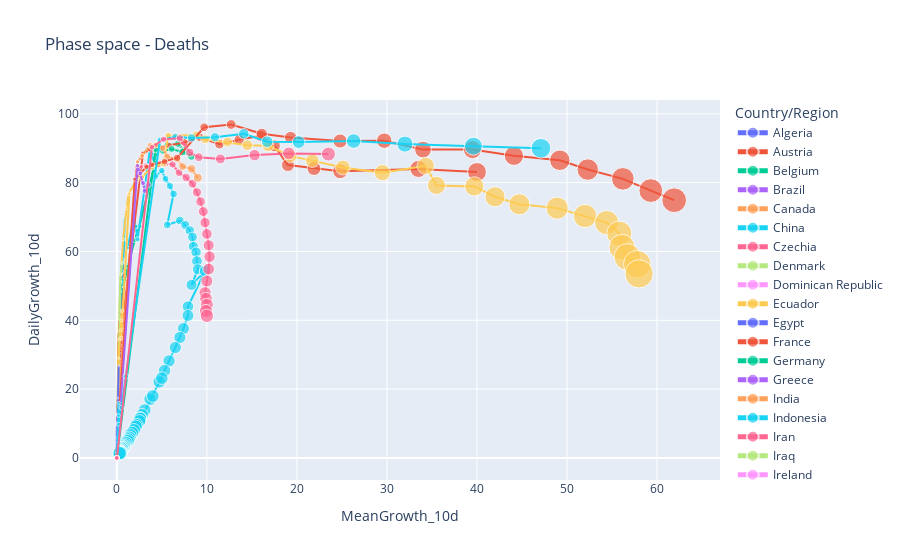

The notebook cell this image was saved under:
### Code cell
time_window=10
daily_deaths = create_phase_space(daily_deaths_global, ncases=50, time_window=time_window)

fig = px.scatter(daily_deaths, 
              x='MeanGrowth_'+str(time_window)+'d', 
              y='DailyGrowth_'+str(time_window)+'d', 
              color="Country/Region", 
              size='Confirmed',
              title='Phase space - Deaths')

# fig = px.scatter(x=daily_cases_China['MeanGrowth_7d'], 
#                  y=daily_cases_China['DailyGrowth_7d'], 
#                  color=daily_cases_China['Days'],
#                  color_continuous_scale = 'BrBg')

fig.update_traces(mode='lines+markers')

fig.show()

### Figure 1 — Plotly figure (JSON) as saved in the notebook; plotly's stock layout.template omitted (floating-point values rounded to 4 significant figures)
{"data": [{"hoverlabel": {"namelength": 0}, "hovertemplate": "Country/Region=Algeria<br>MeanGrowth_10d=%{x}<br>DailyGrowth_10d=%{y}<br>Confirmed=%{marker.size}", "legendgroup": "Algeria", "marker": {"color": "#636efa", "size": [58, 86, 105], "sizemode": "area", "sizeref": 36.7, "symbol": "circle"}, "mode": "lines+markers", "name": "Algeria", "showlegend": true, "type": "scatter", "x": [0, 0, 0], "xaxis": "x", "y": [0, 0, 0], "yaxis": "y"}, {"hoverlabel": {"namelength": 0}, "hovertemplate": "Country/Region=Austria<br>MeanGrowth_10d=%{x}<br>DailyGrowth_10d=%{y}<br>Confirmed=%{marker.size}", "legendgroup": "Austria", "marker": {"color": "#EF553B", "size": [58, 68, 86, 108, 128, 146, 158, 168], "sizemode": "area", "sizeref": 36.7, "symbol": "circle"}, "mode": "lines+markers", "name": "Austria", "showlegend": true, "type": "scatter", "x": [0, 0, 0, 0, 0, 0, 0, 0.8], "xaxis": "x", "y": [0, 0, 0, 0, 0, 0, 0, 65.5], "yaxis": "y"}, {"hoverlabel": {"namelength": 0}, "hovertemplate": "Country/Region=Belgium<br>MeanGrowth_10d=%{x}<br>DailyGrowth_10d=%{y}<br>Confirmed=%{marker.size}", "legendgroup": "Belgium", "marker": {"color": "#00cc96", "size": [67, 75, 88, 122, 178, 220, 289, 353, 431, 513, 705, 828, 1011, 1143], "sizemode": "area", "sizeref": 36.7, "symbol": "circle"}, "mode": "lines+markers", "name": "Belgium", "showlegend": true, "type": "scatter", "x": [0, 0, 0.2, 0.4, 0.7, 0.8, 1.2, 1.5, 2, 2.5, 4.7, 5.6, 6.8, 7.5], "xaxis": "x", "y": [0, 0, 34.1, 44.3, 51.7, 50.9, 55.7, 58.6, 63.3, 67.3, 90.5, 90.9, 91.3, 89.3], "yaxis": "y"}, {"hoverlabel": {"namelength": 0}, "hovertemplate": "Country/Region=Brazil<br>MeanGrowth_10d=%{x}<br>DailyGrowth_10d=%{y}<br>Confirmed=%{marker.size}", "legendgroup": "Brazil", "marker": {"color": "#ab63fa", "size": [59, 77, 92, 111, 136, 159, 201, 240, 324, 359], "sizemode": "area", "sizeref": 36.7, "symbol": "circle"}, "mode": "lines+markers", "name": "Brazil", "showlegend": true, "type": "scatter", "x": [0, 0, 0, 0, 0, 0, 0, 0, 0, 0], "xaxis": "x", "y": [0, 0, 0, 0, 0, 0, 0, 0, 0, 0], "yaxis": "y"}, {"hoverlabel": {"namelength": 0}, "hovertemplate": "Country/Region=Canada<br>MeanGrowth_10d=%{x}<br>DailyGrowth_10d=%{y}<br>Confirmed=%{marker.size}", "legendgroup": "Canada", "marker": {"color": "#FFA15A", "size": [54, 61, 64, 80, 101, 109, 139, 179], "sizemode": "area", "sizeref": 36.7, "symbol": "circle"}, "mode": "lines+markers", "name": "Canada", "showlegend": true, "type": "scatter", "x": [0, 0, 0, 0, 0, 0, 0, 0], "xaxis": "x", "y": [0, 0, 0, 0, 0, 0, 0, 0], "yaxis": "y"}, {"hoverlabel": {"namelength": 0}, "hovertemplate": "Country/Region=China<br>MeanGrowth_10d=%{x}<br>DailyGrowth_10d=%{y}<br>Confirmed=%{marker.size}", "legendgroup": "China", "marker": {"color": "#19d3f3", "size": [56, 82, 131, 133, 171, 213, 259, 361, 425, 491, 563, 633, 718, 805, 905, 1012, 1112, 1117, 1369, 1521, 1663, 1766, 1864, 2003, 2116, 2238, 2238, 2443, 2445, 2595, 2665, 2717, 2746, 2790, 2837, 2872, 2914, 2947, 2983, 3015, 3044, 3072, 3100, 3123, 3139, 3161, 3172, 3180, 3193, 3203, 3217, 3230, 3241, 3249, 3253, 3259, 3274, 3274, 3281, 3285, 3291, 3296, 3299, 3304, 3308, 3309, 3316, 3322, 3326], "sizemode": "area", "sizeref": 36.7, "symbol": "circle"}, "mode": "lines+markers", "name": "China", "showlegend": true, "type": "scatter", "x": [0, 0, 0.6, 0.5, 0.8, 1, 1.2, 1.9, 2.1, 2.3, 3.7, 4.1, 4.3, 5, 5.4, 5.9, 6.3, 5.6, 7, 7.6, 8.1, 8.4, 8.5, 8.8, 8.9, 9, 8.3, 9.8, 7.9, 7.9, 7.4, 7, 6.5, 5.8, 5.3, 4.7, 5, 3.7, 4, 3.1, 2.8, 2.6, 2.6, 2.5, 2.2, 2.1, 1.9, 1.7, 1.5, 1.4, 1.3, 1.2, 1, 0.9, 0.8, 0.7, 0.8, 0.7, 0.6, 0.6, 0.5, 0.5, 0.4, 0.4, 0.4, 0.4, 0.3, 0.4, 0.3], "xaxis": "x", "y": [0, 0, 58.8, 54.1, 62.6, 62.4, 61, 69.8, 67.3, 63.5, 90.1, 87, 81.8, 83.5, 81.1, 79, 76.7, 67.7, 69, 67.7, 66.1, 64.2, 61.5, 59.8, 57.2, 54.8, 50.3, 54.3, 44, 41.4, 37.6, 35, 32.1, 28.2, 25.4, 22.1, 23.2, 17.1, 18, 13.9, 12.5, 11.6, 11.4, 10.7, 9.6, 9.1, 8.1, 7.3, 6.6, 5.9, 5.4, 4.9, 4.4, 3.9, 3.5, 3, 3.1, 2.9, 2.7, 2.5, 2.2, 2, 1.8, 1.7, 1.7, 1.5, 1.3, 1.4, 1.4], "yaxis": "y"}, {"hoverlabel": {"namelength": 0}, "hovertemplate": "Country/Region=Czechia<br>MeanGrowth_10d=%{x}<br>DailyGrowth_10d=%{y}<br>Confirmed=%{marker.size}", "legendgroup": "Czechia", "marker": {"color": "#FF6692", "size": [53], "sizemode": "area", "sizeref": 36.7, "symbol": "circle"}, "mode": "lines+markers", "name": "Czechia", "showlegend": true, "type": "scatter", "x": [0], "xaxis": "x", "y": [0], "yaxis": "y"}, {"hoverlabel": {"namelength": 0}, "hovertemplate": "Country/Region=Denmark<br>MeanGrowth_10d=%{x}<br>DailyGrowth_10d=%{y}<br>Confirmed=%{marker.size}", "legendgroup": "Denmark", "marker": {"color": "#B6E880", "size": [52, 65, 72, 77, 90, 104, 123, 139], "sizemode": "area", "sizeref": 36.7, "symbol": "circle"}, "mode": "lines+markers", "name": "Denmark", "showlegend": true, "type": "scatter", "x": [0, 0, 0, 0, 0, 0, 0, 0], "xaxis": "x", "y": [0, 0, 0, 0, 0, 0, 0, 0], "yaxis": "y"}, {"hoverlabel": {"namelength": 0}, "hovertemplate": "Country/Region=Dominican Republic<br>MeanGrowth_10d=%{x}<br>DailyGrowth_10d=%{y}<br>Confirmed=%{marker.size}", "legendgroup": "Dominican Republic", "marker": {"color": "#FF97FF", "size": [51, 57, 60, 68], "sizemode": "area", "sizeref": 36.7, "symbol": "circle"}, "mode": "lines+markers", "name": "Dominican Republic", "showlegend": true, "type": "scatter", "x": [0, 0, 0.1, 0], "xaxis": "x", "y": [0, 7, 13.3, 4.4], "yaxis": "y"}, {"hoverlabel": {"namelength": 0}, "hovertemplate": "Country/Region=Ecuador<br>MeanGrowth_10d=%{x}<br>DailyGrowth_10d=%{y}<br>Confirmed=%{marker.size}", "legendgroup": "Ecuador", "marker": {"color": "#FECB52", "size": [58, 60, 75, 93, 120, 145], "sizemode": "area", "sizeref": 36.7, "symbol": "circle"}, "mode": "lines+markers", "name": "Ecuador", "showlegend": true, "type": "scatter", "x": [0, 0, 0, 0, 0, 0], "xaxis": "x", "y": [0, 0, 0, 0, 0, 4.1], "yaxis": "y"}, {"hoverlabel": {"namelength": 0}, "hovertemplate": "Country/Region=Egypt<br>MeanGrowth_10d=%{x}<br>DailyGrowth_10d=%{y}<br>Confirmed=%{marker.size}", "legendgroup": "Egypt", "marker": {"color": "#636efa", "size": [52, 58, 66], "sizemode": "area", "sizeref": 36.7, "symbol": "circle"}, "mode": "lines+markers", "name": "Egypt", "showlegend": true, "type": "scatter", "x": [0, 0, 0], "xaxis": "x", "y": [1.9, 1.7, 9.1], "yaxis": "y"}, {"hoverlabel": {"namelength": 0}, "hovertemplate": "Country/Region=France<br>MeanGrowth_10d=%{x}<br>DailyGrowth_10d=%{y}<br>Confirmed=%{marker.size}", "legendgroup": "France", "marker": {"color": "#EF553B", "size": [79, 91, 91, 149, 149, 149, 244, 451, 563, 676, 862, 1102, 1333, 1698, 1997, 2317, 2611, 3030, 3532, 4043, 5398, 6520], "sizemode": "area", "sizeref": 36.7, "symbol": "circle"}, "mode": "lines+markers", "name": "France", "showlegend": true, "type": "scatter", "x": [0.1, 0.2, 0.2, 0.5, 0.4, 0.2, 0.7, 2.9, 3.7, 4.5, 5.8, 7.5, 9.2, 11.4, 13.6, 16, 17.5, 19, 21.9, 24.8, 33.5, 40], "xaxis": "x", "y": [13.9, 36.3, 34.1, 49.7, 37.6, 19.5, 40.6, 88.5, 89.7, 90.2, 90.8, 91.7, 93.2, 91.2, 92.5, 93.6, 90.7, 85.1, 84.1, 83.3, 84, 83.1], "yaxis": "y"}, {"hoverlabel": {"namelength": 0}, "hovertemplate": "Country/Region=Germany<br>MeanGrowth_10d=%{x}<br>DailyGrowth_10d=%{y}<br>Confirmed=%{marker.size}", "legendgroup": "Germany", "marker": {"color": "#00cc96", "size": [67, 84, 94, 123, 157, 206, 267, 342, 433, 533, 645, 775, 920, 1107, 1275], "sizemode": "area", "sizeref": 36.7, "symbol": "circle"}, "mode": "lines+markers", "name": "Germany", "showlegend": true, "type": "scatter", "x": [0, 0, 0, 0, 0, 0, 0, 0, 0, 0, 4.3, 5.1, 6.1, 7.3, 8.3], "xaxis": "x", "y": [0, 0, 0, 0, 0, 0, 0, 0, 0, 0, 89.6, 89.2, 89.8, 88.9, 87.7], "yaxis": "y"}, {"hoverlabel": {"namelength": 0}, "hovertemplate": "Country/Region=Greece<br>MeanGrowth_10d=%{x}<br>DailyGrowth_10d=%{y}<br>Confirmed=%{marker.size}", "legendgroup": "Greece", "marker": {"color": "#ab63fa", "size": [50, 53, 63], "sizemode": "area", "sizeref": 36.7, "symbol": "circle"}, "mode": "lines+markers", "name": "Greece", "showlegend": true, "type": "scatter", "x": [0, 0, 0], "xaxis": "x", "y": [0, 0, 0], "yaxis": "y"}, {"hoverlabel": {"namelength": 0}, "hovertemplate": "Country/Region=India<br>MeanGrowth_10d=%{x}<br>DailyGrowth_10d=%{y}<br>Confirmed=%{marker.size}", "legendgroup": "India", "marker": {"color": "#FFA15A", "size": [58, 72, 72], "sizemode": "area", "sizeref": 36.7, "symbol": "circle"}, "mode": "lines+markers", "name": "India", "showlegend": true, "type": "scatter", "x": [0, 0, 0], "xaxis": "x", "y": [0, 0, 0], "yaxis": "y"}, {"hoverlabel": {"namelength": 0}, "hovertemplate": "Country/Region=Indonesia<br>MeanGrowth_10d=%{x}<br>DailyGrowth_10d=%{y}<br>Confirmed=%{marker.size}", "legendgroup": "Indonesia", "marker": {"color": "#19d3f3", "size": [55, 58, 78, 87, 102, 114, 122, 136, 157, 170, 181], "sizemode": "area", "sizeref": 36.7, "symbol": "circle"}, "mode": "lines+markers", "name": "Indonesia", "showlegend": true, "type": "scatter", "x": [0, 0, 0, 0, 0.4, 0.5, 0.4, 0.6, 0.6, 0.7, 0.9], "xaxis": "x", "y": [0, 0, 0, 0, 51, 53.5, 48.4, 57.4, 54.1, 57.6, 69.6], "yaxis": "y"}, {"hoverlabel": {"namelength": 0}, "hovertemplate": "Country/Region=Iran<br>MeanGrowth_10d=%{x}<br>DailyGrowth_10d=%{y}<br>Confirmed=%{marker.size}", "legendgroup": "Iran", "marker": {"color": "#FF6692", "size": [54, 66, 77, 92, 107, 124, 145, 194, 237, 291, 354, 429, 514, 611, 724, 853, 988, 1135, 1284, 1433, 1556, 1685, 1812, 1934, 2077, 2234, 2378, 2517, 2640, 2757, 2898, 3036, 3160, 3294], "sizemode": "area", "sizeref": 36.7, "symbol": "circle"}, "mode": "lines+markers", "name": "Iran", "showlegend": true, "type": "scatter", "x": [0, 0, 0, 0, 0, 0, 0.1, 0.3, 0.5, 0.8, 2.2, 2.7, 3.2, 3.8, 4.6, 5.4, 6.2, 6.9, 7.7, 8.4, 8.9, 9.3, 9.6, 9.8, 10, 10.2, 10.3, 10.2, 10, 9.8, 9.9, 10, 9.9, 10], "xaxis": "x", "y": [0, 0, 0, 0, 0, 1.6, 6.2, 19.1, 28.3, 37.8, 84.7, 84.6, 85, 84.9, 85.2, 85.5, 85.3, 82.9, 81.5, 79.7, 77.2, 74.5, 71.6, 68.4, 65.1, 61.8, 58.5, 54.9, 51.4, 48, 46.3, 44.5, 42.7, 41.3], "yaxis": "y"}, {"hoverlabel": {"namelength": 0}, "hovertemplate": "Country/Region=Iraq<br>MeanGrowth_10d=%{x}<br>DailyGrowth_10d=%{y}<br>Confirmed=%{marker.size}", "legendgroup": "Iraq", "marker": {"color": "#B6E880", "size": [50, 52, 54, 54], "sizemode": "area", "sizeref": 36.7, "symbol": "circle"}, "mode": "lines+markers", "name": "Iraq", "showlegend": true, "type": "scatter", "x": [0, 0, 0, 0], "xaxis": "x", "y": [0, 0, 0, 0], "yaxis": "y"}, {"hoverlabel": {"namelength": 0}, "hovertemplate": "Country/Region=Ireland<br>MeanGrowth_10d=%{x}<br>DailyGrowth_10d=%{y}<br>Confirmed=%{marker.size}", "legendgroup": "Ireland", "marker": {"color": "#FF97FF", "size": [54, 71, 85, 98, 120], "sizemode": "area", "sizeref": 36.7, "symbol": "circle"}, "mode": "lines+markers", "name": "Ireland", "showlegend": true, "type": "scatter", "x": [0, 0, 0, 0, 0], "xaxis": "x", "y": [0, 0, 0, 0, 0], "yaxis": "y"}, {"hoverlabel": {"namelength": 0}, "hovertemplate": "Country/Region=Italy<br>MeanGrowth_10d=%{x}<br>DailyGrowth_10d=%{y}<br>Confirmed=%{marker.size}", "legendgroup": "Italy", "marker": {"color": "#FECB52", "size": [52, 79, 107, 148, 197, 233, 366, 463, 631, 827, 827, 1266, 1441, 1809, 2158, 2503, 2978, 3405, 4032, 4825, 5476, 6077, 6820, 7503, 8215, 9134, 10023, 10779, 11591, 12428, 13155, 13915, 14681], "sizemode": "area", "sizeref": 36.7, "symbol": "circle"}, "mode": "lines+markers", "name": "Italy", "showlegend": true, "type": "scatter", "x": [0, 0.2, 0.4, 0.7, 1.1, 1.3, 2.2, 2.8, 3.9, 5.2, 5.7, 8.8, 9.8, 12.3, 14.5, 16.8, 19.3, 21.7, 25.1, 29.5, 34.3, 35.5, 39.7, 42, 44.7, 48.9, 52, 54.4, 55.8, 56.1, 56.7, 57.8, 58], "xaxis": "x", "y": [0, 36.7, 51.4, 63.5, 72.6, 76.8, 80.6, 81.6, 84.5, 85.5, 93.7, 93.8, 92.6, 91.8, 90.9, 90.7, 87.7, 86.4, 84.4, 82.9, 84.9, 79.2, 78.9, 75.9, 73.7, 72.6, 70.3, 68.4, 65.2, 61.2, 58.4, 56.3, 53.5], "yaxis": "y"}, {"hoverlabel": {"namelength": 0}, "hovertemplate": "Country/Region=Japan<br>MeanGrowth_10d=%{x}<br>DailyGrowth_10d=%{y}<br>Confirmed=%{marker.size}", "legendgroup": "Japan", "marker": {"color": "#636efa", "size": [52, 54, 54, 56, 57, 62, 63], "sizemode": "area", "sizeref": 36.7, "symbol": "circle"}, "mode": "lines+markers", "name": "Japan", "showlegend": true, "type": "scatter", "x": [0, 0, 0, 0, 0, 0, 0], "xaxis": "x", "y": [0, 0, 0, 0, 0, 0, 0], "yaxis": "y"}, {"hoverlabel": {"namelength": 0}, "hovertemplate": "Country/Region=Korea, South<br>MeanGrowth_10d=%{x}<br>DailyGrowth_10d=%{y}<br>Confirmed=%{marker.size}", "legendgroup": "Korea, South", "marker": {"color": "#EF553B", "size": [50, 53, 54, 60, 66, 66, 72, 75, 75, 81, 84, 91, 94, 102, 111, 111, 120, 126, 131, 139, 144, 152, 158, 162, 165, 169, 174], "sizemode": "area", "sizeref": 36.7, "symbol": "circle"}, "mode": "lines+markers", "name": "Korea, South", "showlegend": true, "type": "scatter", "x": [0, 0, 0, 0.1, 0.1, 0.1, 0.1, 0.1, 0.1, 0.1, 0.3, 0.3, 0.3, 0.3, 0.3, 0.3, 0.4, 0.4, 0.4, 0.4, 0.4, 0.5, 0.5, 0.4, 0.4, 0.4, 0.4], "xaxis": "x", "y": [0, 0, 0, 13.3, 18.2, 18.2, 22.2, 24, 17.3, 22.2, 40.5, 41.8, 42.6, 41.2, 40.5, 40.5, 40, 40.5, 42.7, 41.7, 41.7, 40.1, 40.5, 37, 32.7, 34.3, 31], "yaxis": "y"}, {"hoverlabel": {"namelength": 0}, "hovertemplate": "Country/Region=Malaysia<br>MeanGrowth_10d=%{x}<br>DailyGrowth_10d=%{y}<br>Confirmed=%{marker.size}", "legendgroup": "Malaysia", "marker": {"color": "#00cc96", "size": [50, 53], "sizemode": "area", "sizeref": 36.7, "symbol": "circle"}, "mode": "lines+markers", "name": "Malaysia", "showlegend": true, "type": "scatter", "x": [0, 0], "xaxis": "x", "y": [0, 0], "yaxis": "y"}, {"hoverlabel": {"namelength": 0}, "hovertemplate": "Country/Region=Mexico<br>MeanGrowth_10d=%{x}<br>DailyGrowth_10d=%{y}<br>Confirmed=%{marker.size}", "legendgroup": "Mexico", "marker": {"color": "#ab63fa", "size": [50], "sizemode": "area", "sizeref": 36.7, "symbol": "circle"}, "mode": "lines+markers", "name": "Mexico", "showlegend": true, "type": "scatter", "x": [0], "xaxis": "x", "y": [0], "yaxis": "y"}, {"hoverlabel": {"namelength": 0}, "hovertemplate": "Country/Region=Netherlands<br>MeanGrowth_10d=%{x}<br>DailyGrowth_10d=%{y}<br>Confirmed=%{marker.size}", "legendgroup": "Netherlands", "marker": {"color": "#FFA15A", "size": [58, 77, 107, 137, 180, 214, 277, 357, 435, 547, 640, 772, 865, 1040, 1175, 1341, 1490], "sizemode": "area", "sizeref": 36.7, "symbol": "circle"}, "mode": "lines+markers", "name": "Netherlands", "showlegend": true, "type": "scatter", "x": [0, 0, 0, 0, 0.1, 0.3, 0.8, 2.3, 2.8, 3.7, 4.3, 5.1, 5.6, 6.7, 7.3, 8.3, 9], "xaxis": "x", "y": [0, 0, 0, 0, 8.3, 21, 37.2, 86, 87.8, 90.9, 90.9, 90, 87.6, 86.8, 84.7, 84, 81.4], "yaxis": "y"}, {"hoverlabel": {"namelength": 0}, "hovertemplate": "Country/Region=Norway<br>MeanGrowth_10d=%{x}<br>DailyGrowth_10d=%{y}<br>Confirmed=%{marker.size}", "legendgroup": "Norway", "marker": {"color": "#19d3f3", "size": [50, 59], "sizemode": "area", "sizeref": 36.7, "symbol": "circle"}, "mode": "lines+markers", "name": "Norway", "showlegend": true, "type": "scatter", "x": [0, 0], "xaxis": "x", "y": [0, 0], "yaxis": "y"}, {"hoverlabel": {"namelength": 0}, "hovertemplate": "Country/Region=Peru<br>MeanGrowth_10d=%{x}<br>DailyGrowth_10d=%{y}<br>Confirmed=%{marker.size}", "legendgroup": "Peru", "marker": {"color": "#FF6692", "size": [55, 61], "sizemode": "area", "sizeref": 36.7, "symbol": "circle"}, "mode": "lines+markers", "name": "Peru", "showlegend": true, "type": "scatter", "x": [0, 0], "xaxis": "x", "y": [0, 0], "yaxis": "y"}, {"hoverlabel": {"namelength": 0}, "hovertemplate": "Country/Region=Philippines<br>MeanGrowth_10d=%{x}<br>DailyGrowth_10d=%{y}<br>Confirmed=%{marker.size}", "legendgroup": "Philippines", "marker": {"color": "#B6E880", "size": [54, 68, 71, 78, 88, 96, 107, 136], "sizemode": "area", "sizeref": 36.7, "symbol": "circle"}, "mode": "lines+markers", "name": "Philippines", "showlegend": true, "type": "scatter", "x": [0, 0, 0, 0, 0, 0, 0.4, 0.6], "xaxis": "x", "y": [0, 0, 0, 0, 0, 0, 53.3, 56.6], "yaxis": "y"}, {"hoverlabel": {"namelength": 0}, "hovertemplate": "Country/Region=Poland<br>MeanGrowth_10d=%{x}<br>DailyGrowth_10d=%{y}<br>Confirmed=%{marker.size}", "legendgroup": "Poland", "marker": {"color": "#FF97FF", "size": [57, 71], "sizemode": "area", "sizeref": 36.7, "symbol": "circle"}, "mode": "lines+markers", "name": "Poland", "showlegend": true, "type": "scatter", "x": [0, 0.1], "xaxis": "x", "y": [3.5, 14.1], "yaxis": "y"}, {"hoverlabel": {"namelength": 0}, "hovertemplate": "Country/Region=Portugal<br>MeanGrowth_10d=%{x}<br>DailyGrowth_10d=%{y}<br>Confirmed=%{marker.size}", "legendgroup": "Portugal", "marker": {"color": "#FECB52", "size": [60, 76, 100, 119, 140, 160, 187, 209, 246], "sizemode": "area", "sizeref": 36.7, "symbol": "circle"}, "mode": "lines+markers", "name": "Portugal", "showlegend": true, "type": "scatter", "x": [0, 0.1, 0.2, 0.3, 0.4, 0.5, 0.6, 0.5, 1.4], "xaxis": "x", "y": [10, 10.5, 29, 34.5, 37.1, 40, 42.8, 34.9, 76.8], "yaxis": "y"}, {"hoverlabel": {"namelength": 0}, "hovertemplate": "Country/Region=Romania<br>MeanGrowth_10d=%{x}<br>DailyGrowth_10d=%{y}<br>Confirmed=%{marker.size}", "legendgroup": "Romania", "marker": {"color": "#636efa", "size": [65, 82, 92, 115, 133], "sizemode": "area", "sizeref": 36.7, "symbol": "circle"}, "mode": "lines+markers", "name": "Romania", "showlegend": true, "type": "scatter", "x": [0, 0.2, 0.1, 0.1, 0.1], "xaxis": "x", "y": [0, 26.8, 17.4, 13, 10.5], "yaxis": "y"}, {"hoverlabel": {"namelength": 0}, "hovertemplate": "Country/Region=Spain<br>MeanGrowth_10d=%{x}<br>DailyGrowth_10d=%{y}<br>Confirmed=%{marker.size}", "legendgroup": "Spain", "marker": {"color": "#EF553B", "size": [54, 55, 133, 195, 289, 342, 533, 623, 830, 1043, 1375, 1772, 2311, 2808, 3647, 4365, 5138, 5982, 6803, 7716, 8464, 9387, 10348, 11198], "sizemode": "area", "sizeref": 36.7, "symbol": "circle"}, "mode": "lines+markers", "name": "Spain", "showlegend": true, "type": "scatter", "x": [0, 0, 0, 0, 0.3, 2, 3.3, 3.9, 5.3, 6.7, 9.7, 12.7, 16.1, 19.3, 24.8, 29.7, 34, 39.5, 44.1, 49.2, 52.3, 56.2, 59.3, 61.9], "xaxis": "x", "y": [0, 0, 0, 0, 14.9, 81, 84.6, 85.2, 86.1, 87.2, 96.1, 96.9, 94.2, 93.1, 92.1, 92.2, 89.6, 89.6, 87.8, 86.5, 83.8, 81.1, 77.7, 74.9], "yaxis": "y"}, {"hoverlabel": {"namelength": 0}, "hovertemplate": "Country/Region=Sweden<br>MeanGrowth_10d=%{x}<br>DailyGrowth_10d=%{y}<br>Confirmed=%{marker.size}", "legendgroup": "Sweden", "marker": {"color": "#00cc96", "size": [62, 77, 105, 105, 110, 146, 180, 239, 308, 358], "sizemode": "area", "sizeref": 36.7, "symbol": "circle"}, "mode": "lines+markers", "name": "Sweden", "showlegend": true, "type": "scatter", "x": [0, 0, 0, 0, 0, 0, 0, 0, 0, 0], "xaxis": "x", "y": [0, 0, 0, 0, 0, 0, 0, 0, 0, 0], "yaxis": "y"}, {"hoverlabel": {"namelength": 0}, "hovertemplate": "Country/Region=Switzerland<br>MeanGrowth_10d=%{x}<br>DailyGrowth_10d=%{y}<br>Confirmed=%{marker.size}", "legendgroup": "Switzerland", "marker": {"color": "#ab63fa", "size": [54, 75, 98, 120, 122, 153, 191, 231, 264, 300, 359, 433, 488, 536, 591], "sizemode": "area", "sizeref": 36.7, "symbol": "circle"}, "mode": "lines+markers", "name": "Switzerland", "showlegend": true, "type": "scatter", "x": [0, 0, 0, 0.1, 0.1, 0.1, 0.1, 0, 0, 0, 2.3, 2.6, 2.9, 3.1, 3.5], "xaxis": "x", "y": [0, 0, 0, 12.5, 9.8, 4.6, 5.8, 0, 0, 0, 85, 82.7, 79.9, 77.6, 79.4], "yaxis": "y"}, {"hoverlabel": {"namelength": 0}, "hovertemplate": "Country/Region=Turkey<br>MeanGrowth_10d=%{x}<br>DailyGrowth_10d=%{y}<br>Confirmed=%{marker.size}", "legendgroup": "Turkey", "marker": {"color": "#FFA15A", "size": [59, 75, 92, 108, 131, 168, 214, 277, 356, 425], "sizemode": "area", "sizeref": 36.7, "symbol": "circle"}, "mode": "lines+markers", "name": "Turkey", "showlegend": true, "type": "scatter", "x": [0, 0, 0, 0, 0, 0, 0, 0, 0, 0], "xaxis": "x", "y": [0, 0, 0, 0, 0, 0, 0, 0, 0, 0], "yaxis": "y"}, {"hoverlabel": {"namelength": 0}, "hovertemplate": "Country/Region=US<br>MeanGrowth_10d=%{x}<br>DailyGrowth_10d=%{y}<br>Confirmed=%{marker.size}", "legendgroup": "US", "marker": {"color": "#19d3f3", "size": [54, 63, 85, 108, 118, 200, 244, 307, 417, 557, 706, 942, 1209, 1581, 2026, 2467, 2978, 3873, 4757, 5926, 7087], "sizemode": "area", "sizeref": 36.7, "symbol": "circle"}, "mode": "lines+markers", "name": "US", "showlegend": true, "type": "scatter", "x": [0, 0, 0, 0, 0, 0.2, 0.2, 0.2, 0.5, 1, 4.8, 6.5, 8.3, 10.9, 14.1, 16.7, 20.2, 26.3, 32, 39.6, 47.1], "xaxis": "x", "y": [0, 0, 0, 0, 0, 16, 12.3, 9.8, 14.6, 23.7, 92.4, 93.3, 93, 93.2, 94.2, 91.9, 91.8, 92.1, 91.2, 90.6, 90], "yaxis": "y"}, {"hoverlabel": {"namelength": 0}, "hovertemplate": "Country/Region=United Kingdom<br>MeanGrowth_10d=%{x}<br>DailyGrowth_10d=%{y}<br>Confirmed=%{marker.size}", "legendgroup": "United Kingdom", "marker": {"color": "#FF6692", "size": [56, 56, 72, 138, 178, 234, 282, 336, 423, 466, 580, 761, 1021, 1231, 1411, 1793, 2357, 2926, 3611], "sizemode": "area", "sizeref": 36.7, "symbol": "circle"}, "mode": "lines+markers", "name": "United Kingdom", "showlegend": true, "type": "scatter", "x": [0, 0, 0, 0, 0, 0, 0, 0, 0, 0, 3.9, 5.2, 7, 8.1, 9.1, 11.5, 15.3, 19.1, 23.5], "xaxis": "x", "y": [0, 0, 0, 0, 0, 0, 0, 0, 0, 0, 90.3, 92.6, 92.9, 88.8, 87.4, 86.9, 88, 88.5, 88.3], "yaxis": "y"}], "layout": {"legend": {"itemsizing": "constant", "title": {"text": "Country/Region"}, "tracegroupgap": 0}, "title": {"text": "Phase space - Deaths"}, "xaxis": {"anchor": "y", "domain": [0, 1], "title": {"text": "MeanGrowth_10d"}}, "yaxis": {"anchor": "x", "domain": [0, 1], "title": {"text": "DailyGrowth_10d"}}}}
